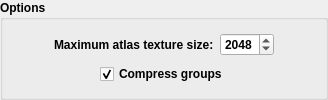
         <widget class="QGroupBox" name="gb_options">
          <property name="font">
           <font>
            <weight>75</weight>
            <bold>true</bold>
           </font>
          </property>
          <property name="title">
           <string>Options</string>
          </property>
          <layout class="QVBoxLayout" name="verticalLayout_5">
           <item>
            <layout class="QHBoxLayout" name="horizontalLayout_14">
             <item>
              <spacer name="horizontalSpacer_18">
               <property name="orientation">
                <enum>Qt::Horizontal</enum>
               </property>
               <property name="sizeHint" stdset="0">
                <size>
                 <width>40</width>
                 <height>20</height>
                </size>
               </property>
              </spacer>
             </item>
             <item>
              <widget class="QLabel" name="label_22">
               <property name="font">
                <font>
                 <weight>75</weight>
                 <bold>true</bold>
                </font>
               </property>
               <property name="text">
                <string>Maximum atlas texture size:</string>
               </property>
              </widget>
             </item>
             <item>
              <widget class="QPowTwoSpinbox" name="sb_max_atlas_texture_size">
               <property name="toolTip">
                <string>&lt;html&gt;&lt;head/&gt;&lt;body&gt;&lt;p align=&quot;center&quot;&gt;&lt;span style=&quot; font-weight:600; text-decoration: underline;&quot;&gt;Maximum atlas texture size&lt;/span&gt;&lt;/p&gt;&lt;p&gt;The maximum texture size the atlas texture packer will use. The texture packer however can make smaller atlas textures if it sees a size benefit on doing so. Make sure to raise this value if you intend to import and scale textures to higher resolutions than the atlas texture size.&lt;/p&gt;&lt;p&gt;Use &lt;span style=&quot; font-weight:600;&quot;&gt;1024&lt;/span&gt; or &lt;span style=&quot; font-weight:600;&quot;&gt;2048&lt;/span&gt; if unsure on what values to use.&lt;/p&gt;&lt;/body&gt;&lt;/html&gt;</string>
               </property>
               <property name="minimum">
                <number>512</number>
               </property>
               <property name="maximum">
                <number>8192</number>
               </property>
               <property name="value">
                <number>2048</number>
               </property>
              </widget>
             </item>
             <item>
              <spacer name="horizontalSpacer_30">
               <property name="orientation">
                <enum>Qt::Horizontal</enum>
               </property>
               <property name="sizeHint" stdset="0">
                <size>
                 <width>40</width>
                 <height>20</height>
                </size>
               </property>
              </spacer>
             </item>
            </layout>
           </item>
           <item>
            <layout class="QHBoxLayout" name="horizontalLayout_5">
             <item>
              <spacer name="horizontalSpacer_7">
               <property name="orientation">
                <enum>Qt::Horizontal</enum>
               </property>
               <property name="sizeHint" stdset="0">
                <size>
                 <width>40</width>
                 <height>20</height>
                </size>
               </property>
              </spacer>
             </item>
             <item>
              <widget class="QCheckBox" name="chk_compress_groups">
               <property name="toolTip">
                <string>&lt;html&gt;&lt;head/&gt;&lt;body&gt;&lt;p align=&quot;center&quot;&gt;&lt;span style=&quot; font-weight:600; text-decoration: underline;&quot;&gt;Compress groups&lt;/span&gt;&lt;/p&gt;&lt;p&gt;Controls whether the AR files in the PFD file will be compressed. This will increase the size of the PFD files but will make it easier for the game to load them. &lt;span style=&quot; font-weight:600;&quot;&gt;Usually, you want to have this option on.&lt;/span&gt;&lt;/p&gt;&lt;/body&gt;&lt;/html&gt;</string>
               </property>
               <property name="text">
                <string>Compress groups</string>
               </property>
               <property name="checked">
                <bool>true</bool>
               </property>
              </widget>
             </item>
             <item>
              <spacer name="horizontalSpacer_8">
               <property name="orientation">
                <enum>Qt::Horizontal</enum>
               </property>
               <property name="sizeHint" stdset="0">
                <size>
                 <width>40</width>
                 <height>20</height>
                </size>
               </property>
              </spacer>
             </item>
            </layout>
           </item>
          </layout>
         </widget>
